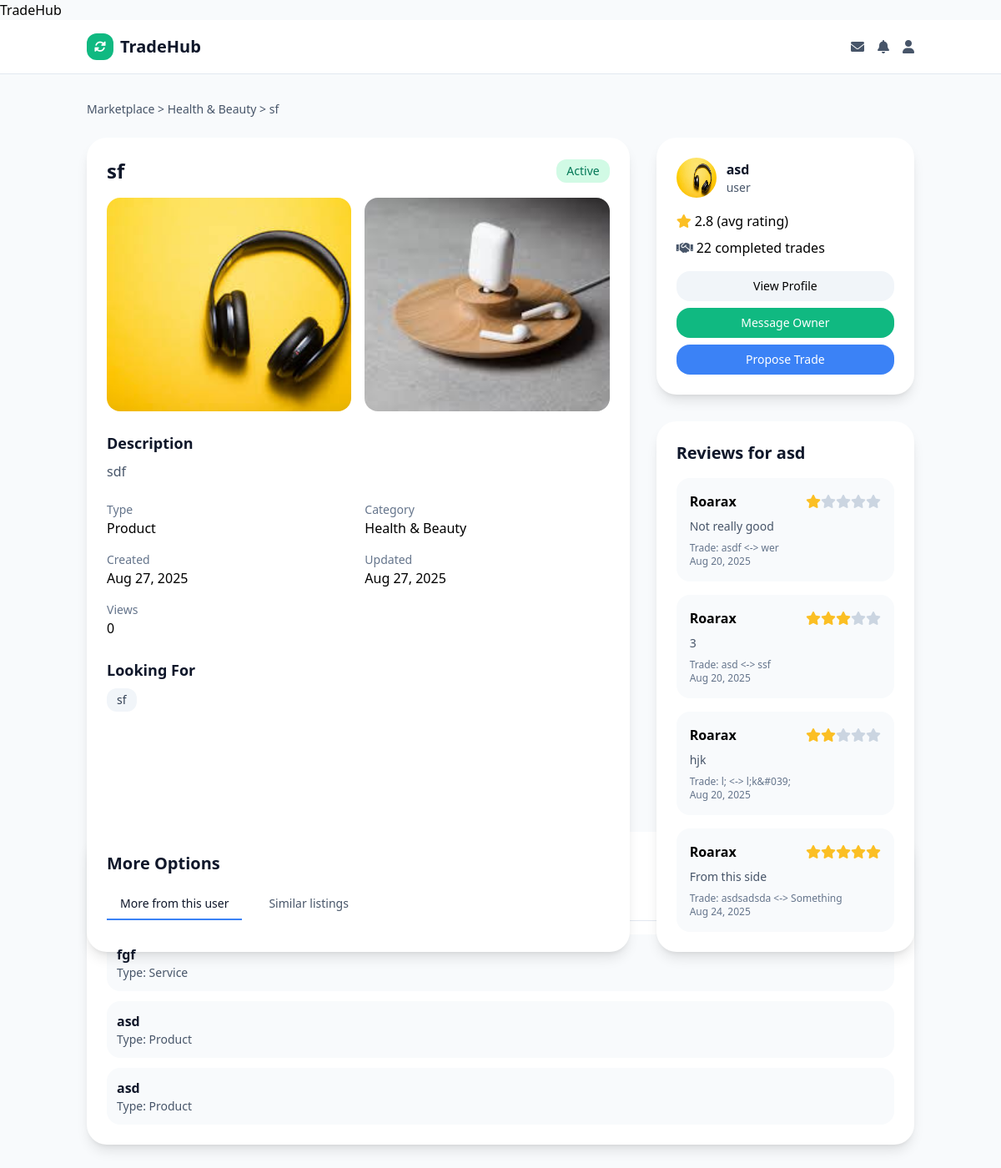
The app's page /Pages/listing.php?id=66 (signed in) with its own data.
### tables this page shows
CREATE TABLE `site_settings` (
  `id` int(11) NOT NULL,
  `setting_key` varchar(100) NOT NULL,
  `setting_value` text DEFAULT NULL,
  `created_at` timestamp NOT NULL DEFAULT current_timestamp(),
  `updated_at` timestamp NOT NULL DEFAULT current_timestamp() ON UPDATE current_timestamp()
);

CREATE TABLE `listings` (
  `id` int(11) NOT NULL,
  `user_id` int(11) NOT NULL,
  `title` varchar(255) NOT NULL,
  `description` text NOT NULL,
  `type` enum('product','service') NOT NULL,
  `category` varchar(100) NOT NULL,
  `image_url` varchar(500) DEFAULT NULL,
  `looking_for` longtext DEFAULT NULL CHECK (json_valid(`looking_for`)),
  `status` enum('active','inactive','deleted') DEFAULT 'active',
  `views` int(11) DEFAULT 0,
  `created_at` timestamp NOT NULL DEFAULT current_timestamp(),
  `updated_at` timestamp NOT NULL DEFAULT current_timestamp() ON UPDATE current_timestamp()
);

CREATE TABLE `categories` (
  `id` int(11) NOT NULL,
  `name` varchar(100) NOT NULL,
  `slug` varchar(100) NOT NULL,
  `description` text DEFAULT NULL,
  `icon` varchar(50) DEFAULT NULL,
  `created_at` timestamp NOT NULL DEFAULT current_timestamp()
);

CREATE TABLE `users` (
  `id` int(11) NOT NULL,
  `full_name` varchar(255) NOT NULL,
  `email` varchar(255) NOT NULL,
  `password` varchar(255) NOT NULL,
  `phone` varchar(20) DEFAULT NULL,
  `location` varchar(255) DEFAULT NULL,
  `bio` text DEFAULT NULL,
  `avatar_url` varchar(500) DEFAULT NULL,
  `status` enum('active','inactive','suspended') DEFAULT 'active',
  `email_verified` tinyint(1) DEFAULT 0,
  `created_at` timestamp NOT NULL DEFAULT current_timestamp(),
  `updated_at` timestamp NOT NULL DEFAULT current_timestamp() ON UPDATE current_timestamp(),
  `role` varchar(20) NOT NULL DEFAULT 'user',
  `last_seen` timestamp NULL DEFAULT NULL
);

CREATE TABLE `reviews` (
  `id` int(11) NOT NULL,
  `reviewer_id` int(11) NOT NULL,
  `reviewed_user_id` int(11) NOT NULL,
  `trade_id` int(11) NOT NULL,
  `rating` int(11) NOT NULL CHECK (`rating` >= 1 and `rating` <= 5),
  `comment` text DEFAULT NULL,
  `created_at` timestamp NOT NULL DEFAULT current_timestamp()
);

### Pages/listing.php (the view, shortened to what this page needs)
<?php
$conn = getDBConnection();
$listing_id = isset($_GET['id']) ? intval($_GET['id']) : 0;
$query = "SELECT l.*, u.full_name, u.location, u.bio, u.avatar_url, u.role, c.name AS category_name
          FROM listings l
          JOIN users u ON l.user_id = u.id
          LEFT JOIN categories c ON l.category = c.slug
          WHERE l.id = ?";
$stmt = $conn->prepare($query);
$stmt->bind_param('i', $listing_id);
$stmt->execute();
$result = $stmt->get_result();
$listing = $result->fetch_assoc();
$query = "SELECT AVG(rating) AS user_rating FROM reviews WHERE reviewed_user_id = ?";
$stmt = $conn->prepare($query);
$stmt->bind_param('i', $listing['user_id']);
$stmt->execute();
$result = $stmt->get_result();
$rating_row = $result->fetch_assoc();
$user_rating = $rating_row['user_rating'] ? number_format($rating_row['user_rating'], 1) : null;
$query = "SELECT COUNT(*) AS trade_count FROM trades WHERE (requester_id = ? OR owner_id = ?) AND status = 'completed'";
$stmt = $conn->prepare($query);
$stmt->bind_param('ii', $listing['user_id'], $listing['user_id']);
$stmt->execute();
$result = $stmt->get_result();
$trade_row = $result->fetch_assoc();
$trade_count = $trade_row['trade_count'];
$query = "SELECT r.*, reviewer.full_name AS reviewer_name, t.offered_item_id, t.requested_item_id,
          offered.title AS offered_title, requested.title AS requested_title
          FROM reviews r
          JOIN users reviewer ON r.reviewer_id = reviewer.id
          JOIN trades t ON r.trade_id = t.id
          JOIN listings offered ON t.offered_item_id = offered.id
          JOIN listings requested ON t.requested_item_id = requested.id
          WHERE r.reviewed_user_id = ?";
$stmt = $conn->prepare($query);
$stmt->bind_param('i', $listing['user_id']);
$stmt->execute();
$result = $stmt->get_result();
$reviews = $result->fetch_all(MYSQLI_ASSOC);
$query = "SELECT l.*, u.full_name FROM listings l JOIN users u ON l.user_id = u.id WHERE l.user_id = ? AND l.status = 'active' AND l.id != ? LIMIT 3";
$stmt = $conn->prepare($query);
$stmt->bind_param('ii', $listing['user_id'], $listing_id);
$stmt->execute();
$result = $stmt->get_result();
$other_listings = $result->fetch_all(MYSQLI_ASSOC);
$images = !empty($listing['image_url']) ? explode(',', $listing['image_url']) : [];
$looking_for = json_decode($listing['looking_for'] ?? '[]', true) ?? [];
$page_title = htmlspecialchars($listing['title']) . ' - ' . include "../includes/Name.php";
include '../includes/header.php';
?>
<div class="min-h-screen bg-slate-50">
    <header class="bg-white border-b border-slate-200">
        <div class="container mx-auto px-4 py-4 flex items-center justify-between">
            <a href="dashboard.php" class="flex items-center space-x-2">
                <div class="w-8 h-8 bg-emerald-500 rounded-xl flex items-center justify-center">
                    <i class="fas fa-sync-alt text-white text-sm"></i>
                </div>
                <span class="text-xl font-bold text-slate-900"><?php include "../includes/Name.php";?></span>
            </a>
            <div class="flex items-center space-x-4">
                <a href="messages.php" class="text-slate-600 hover:text-slate-900">
                    <i class="fas fa-envelope"></i>
                </a>
                <a href="notifications.php" class="text-slate-600 hover:text-slate-900">
                    <i class="fas fa-bell"></i>
                </a>
                <a href="profile.php" class="text-slate-600 hover:text-slate-900">
                    <i class="fas fa-user"></i>
                </a>
            </div>
        </div>
    </header>
    <div class="container mx-auto px-4 py-8">
        <nav class="mb-6 text-sm text-slate-600">
            <a href="marketplace.php" class="hover:text-emerald-500">Marketplace</a> >
            <a href="marketplace.php?category=<?php echo htmlspecialchars($listing['category']); ?>" class="hover:text-emerald-500"><?php echo htmlspecialchars($listing['category_name']); ?></a> >
            <?php echo htmlspecialchars($listing['title']); ?>
        </nav>
    <div class="grid lg:grid-cols-3 gap-8 h-full">
        <div class="lg:col-span-2 flex flex-col h-full">
            <div class="bg-white rounded-3xl shadow-lg p-6 flex-1">
                <div class="flex items-center justify-between mb-4">
                    <h1 class="text-2xl font-bold text-slate-900"><?php echo htmlspecialchars($listing['title']); ?></h1>
                    <span class="px-3 py-1 bg-<?php echo $listing['status'] === 'active' ? 'emerald' : 'slate'; ?>-100 text-<?php echo $listing['status'] === 'active' ? 'emerald' : 'slate'; ?>-700 rounded-xl text-sm">
                        <?php echo ucfirst($listing['status']); ?>
                    </span>
                </div>
                <?php if (!empty($images)): ?>
                    <div class="grid grid-cols-1 md:grid-cols-2 gap-4 mb-6">
                        <?php foreach ($images as $image): ?>
                            <img src="<?php echo htmlspecialchars(trim($image)); ?>" alt="Listing image" class="w-full h-64 object-cover rounded-2xl">
                        <?php endforeach; ?>
                    </div>
                <?php else: ?>
                    <div class="w-full h-64 bg-slate-200 rounded-2xl flex items-center justify-center mb-6">
                        <i class="fas fa-<?php echo $listing['type'] === 'product' ? 'box' : 'tools'; ?> text-slate-400 text-6xl"></i>
                    </div>
                <?php endif; ?>
                <div class="mb-6">
                    <h2 class="text-lg font-semibold text-slate-900 mb-2">Description</h2>
                    <p class="text-slate-600"><?php echo nl2br(htmlspecialchars($listing['description'])); ?></p>
                </div>
                <div class="grid grid-cols-2 gap-4 mb-6">
                    <div>
                        <p class="text-sm text-slate-500">Type</p>
                        <p class="font-medium"><?php echo ucfirst($listing['type']); ?></p>
                    </div>
                    <div>
                        <p class="text-sm text-slate-500">Category</p>
                        <p class="font-medium"><?php echo htmlspecialchars($listing['category_name']); ?></p>
                    </div>
                    <div>
                        <p class="text-sm text-slate-500">Created</p>
                        <p class="font-medium"><?php echo date('M d, Y', strtotime($listing['created_at'])); ?></p>
                    </div>
                    <div>
                        <p class="text-sm text-slate-500">Updated</p>
                        <p class="font-medium"><?php echo date('M d, Y', strtotime($listing['updated_at'])); ?></p>
                    </div>
                    <div>
                        <p class="text-sm text-slate-500">Views</p>
                        <p class="font-medium"><?php echo $listing['views']; ?></p>
                    </div>
                </div>
                <div class="mb-6">
                    <h2 class="text-lg font-semibold text-slate-900 mb-2">Looking For</h2>
                    <div class="flex flex-wrap gap-2">
                        <?php foreach ($looking_for as $item): ?>
                            <span class="px-3 py-1 bg-slate-100 text-slate-700 rounded-xl text-sm">
                                <?php echo htmlspecialchars($item); ?>
                            </span>
                        <?php endforeach; ?>
                    </div>
                </div>
            </div>
        </div>
        <div class="lg:col-span-1 flex flex-col h-full space-y-8">
            <div class="bg-white rounded-3xl shadow-lg p-6 flex-1">
                <div class="flex items-center mb-4">
                    <?php if ($listing['avatar_url']): ?>
                        <img src="<?php echo htmlspecialchars($listing['avatar_url']); ?>" alt="Avatar" class="w-12 h-12 rounded-full mr-3">
                    <?php else: ?>
                        <div class="w-12 h-12 bg-slate-200 rounded-full flex items-center justify-center mr-3">
                            <i class="fas fa-user text-slate-600"></i>
                        </div>
                    <?php endif; ?>
                    <div>
                        <h3 class="font-semibold text-slate-900">
                            <?php echo htmlspecialchars($listing['full_name']); ?>
                        </h3>
                        <p class="text-sm text-slate-600">
                            <?php echo htmlspecialchars($listing['role']); ?>
                        </p>
                    </div>
                </div>
                <?php if ($user_rating): ?>
                    <div class="flex items-center mb-2">
                        <i class="fas fa-star text-amber-400 mr-1"></i>
                        <span class="font-medium"><?php echo $user_rating; ?> (avg rating)</span>
                    </div>
                <?php endif; ?>
                <div class="flex items-center mb-2">
                    <i class="fas fa-handshake text-slate-600 mr-1"></i>
                    <span><?php echo $trade_count; ?> completed trades</span>
                </div>
                <div class="mt-4 space-y-2">
                    <a href="profile.php?id=<?php echo $listing['user_id']; ?>"
                    class="block bg-slate-100 hover:bg-slate-200 py-2 rounded-2xl text-center text-sm font-medium">
                    View Profile
                    </a>
                    <a href="messages.php?user=<?php echo $listing['user_id']; ?>"
                    class="block bg-emerald-500 hover:bg-emerald-600 text-white py-2 rounded-2xl text-center text-sm font-medium">
                    Message Owner
                    </a>
                    <?php if ($listing['status'] === 'active' && $listing['user_id'] != ($_SESSION['user_id'] ?? 0)): ?>
                        <a href="propose-trade.php?listing_id=<?php echo $listing['id']; ?>"
                        class="block bg-blue-500 hover:bg-blue-600 text-white py-2 rounded-2xl text-center text-sm font-medium">
                        Propose Trade
                        </a>
                    <?php endif; ?>
                </div>
            </div>
            <div class="bg-white rounded-3xl shadow-lg p-6 flex-1">
                <h2 class="text-xl font-bold text-slate-900 mb-4">
                    Reviews for <?php echo htmlspecialchars($listing['full_name']); ?>
                </h2>
                <?php if (!empty($reviews)): ?>
                    <div class="space-y-4">
                        <?php foreach ($reviews as $review): ?>
                            <div class="p-4 bg-slate-50 rounded-2xl">
                                <div class="flex justify-between mb-2">
                                    <span class="font-semibold">
                                        <?php echo htmlspecialchars($review['reviewer_name']); ?>
                                    </span>
                                    <div class="flex items-center">
                                        <?php for ($i = 1; $i <= 5; $i++): ?>
                                            <i class="fas fa-star <?php echo $i <= $review['rating'] ? 'text-amber-400' : 'text-slate-300'; ?>"></i>
                                        <?php endfor; ?>
                                    </div>
                                </div>
                                <?php if (!empty($review['comment'])): ?>
                                    <p class="text-sm text-slate-600 mb-2">
                                        <?php echo nl2br(htmlspecialchars($review['comment'])); ?>
                                    </p>
                                <?php endif; ?>
                                <p class="text-xs text-slate-500">
                                    Trade: <?php echo htmlspecialchars($review['offered_title'] . ' <-> ' . $review['requested_title']); ?>
                                </p>
                                <p class="text-xs text-slate-500">
                                    <?php echo date('M d, Y', strtotime($review['created_at'])); ?>
                                </p>
                            </div>
                        <?php endforeach; ?>
                    </div>
                <?php else: ?>
                    <p class="text-slate-500">No reviews yet.</p>
                <?php endif; ?>
            </div>
        </div>
        </div>
    <div class="mt-8">
        <div class="bg-white rounded-3xl shadow-lg p-6">
            <h2 class="text-xl font-bold text-slate-900 mb-4">More Options</h2>
            <div class="flex border-b border-slate-200 mb-4">
                <button
                    class="tab-btn px-4 py-2 text-sm font-medium text-slate-600 border-b-2 border-transparent hover:text-slate-900"
                    data-target="more-from">
                    More from this user
                </button>
                <button
                    class="tab-btn px-4 py-2 text-sm font-medium text-slate-600 border-b-2 border-transparent hover:text-slate-900 ml-4"
                    data-target="similar">
                    Similar listings
                </button>
            </div>
            <div id="tab-more-from" class="tab-content">
                <?php if (!empty($other_listings)): ?>
                    <div class="space-y-3">
                        <?php foreach ($other_listings as $other): ?>
                            <a href="listing.php?id=<?php echo $other['id']; ?>"
                               class="block p-3 bg-slate-50 rounded-2xl hover:bg-slate-100 transition">
                                <h3 class="font-semibold text-slate-900 truncate">
                                    <?php echo htmlspecialchars($other['title']); ?>
                                </h3>
                                <p class="text-sm text-slate-600">Type: <?php echo ucfirst($other['type']); ?></p>
                            </a>
                        <?php endforeach; ?>
                    </div>
                <?php else: ?>
                    <p class="text-slate-500">This user has no other active listings.</p>
                <?php endif; ?>
            </div>
        </div>
    </div>
    </div>
</div>
<?php include '../includes/footer.php'; ?>

### includes/Name.php
<?php
require_once '../config/config.php';
$conn = getDBConnection();
$query = "SELECT setting_value FROM site_settings WHERE setting_key = 'site_name' LIMIT 1";
$result = $conn->query($query);
if ($result && $row = $result->fetch_assoc()) {
    echo htmlspecialchars($row['setting_value']);
}
?>

### records on screen
site_settings: setting_value "TradeHub"
listings: categories.name "Health & Beauty", title "sf", status "Active", image_url (picture), description "sdf", type "Product", created_at "Aug 27, 2025", updated_at "Aug 27, 2025", views "0", looking_for "sf", user.avatar_url (picture), user.full_name "asd", user.role "user"
reviews: reviewer.full_name "Roarax", rating 1 (drawn), comment "Not really good", requested_title "asdf <-> wer", created_at "Aug 20, 2025"
reviews: reviewer.full_name "Roarax", rating 3 (drawn), comment "3", requested_title "asd <-> ssf", created_at "Aug 20, 2025"
reviews: reviewer.full_name "Roarax", rating 2 (drawn), comment "hjk", requested_title "l; <-> l;k&#039;", created_at "Aug 20, 2025"
reviews: reviewer.full_name "Roarax", rating 5 (drawn), comment "From this side", requested_title "asdsadsda <-> Something", created_at "Aug 24, 2025"
listings: title "fgf", type "Service"
listings: title "asd", type "Product"
listings: title "asd", type "Product"

### other values on screen
$user_rating "2.8"
$trade_count "22"
